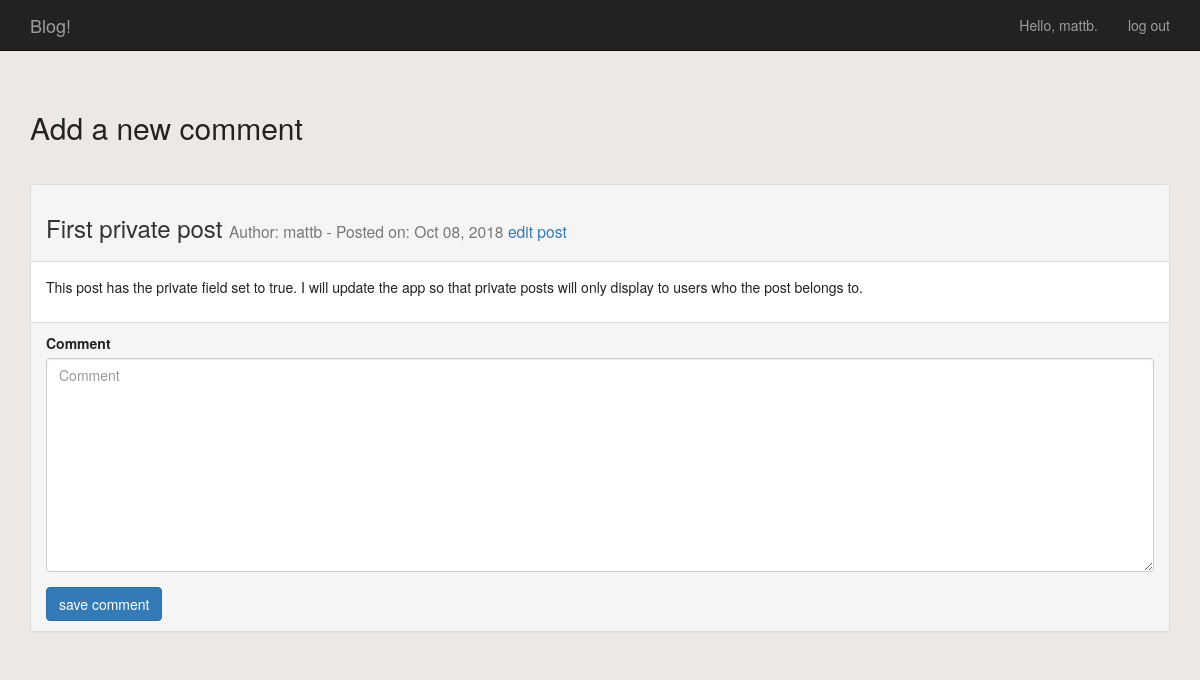
The app's page /7/new_comment (signed in), older data.
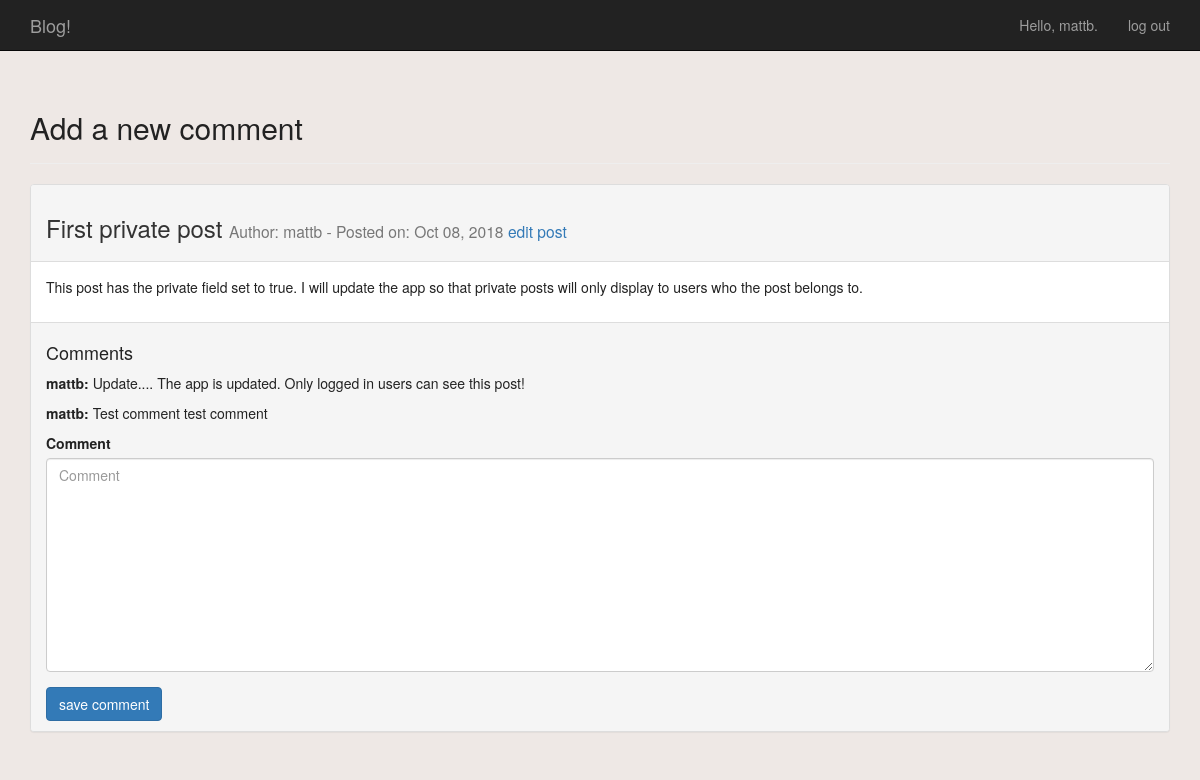
The same page, newer data.
### blog/models.py (models this page shows)
class Comment(models.Model):
	content = models.TextField()
	posted_on = models.DateTimeField(auto_now_add=True)
	author = models.ForeignKey(User, on_delete=models.CASCADE)
	post = models.ForeignKey('Post', on_delete=models.CASCADE, related_name='comments')
	def __str__(self):
		return self.content

### blog/views.py (the view, shortened to what this page needs)
# urls.py: path('<post_id>/new_comment', views.new_comment, name='new_comment'),
@login_required
def new_comment(request, post_id):
	post = Post.objects.get(id=post_id)
	if request.method != 'POST':
		form = CommentForm()
	context = {'post': post, 'form': form}
	return render(request, 'blog/new_comment.html', context)

### blog/forms.py
class CommentForm(forms.ModelForm):
	class Meta:
		model = Comment
		fields = ['content']
		labels = {
			'content': 'Comment',
			}
		widgets = {
			'content': forms.Textarea(attrs={'cols': 80}),
			}

### blog/models.py (called while the page is built)
	def __str__(self):
		return self.title

### blog/templates/blog/new_comment.html (shortened to what this page needs)
{% extends 'blog/base.html' %}
{% load bootstrap3 %}
{% block header %}
  <h2>Add a new comment</h2>
{% endblock header %}
{% block content %}
  <div class="panel panel-default">
    <div class="panel-heading">
	  <h3>
		{{ post }}
		<small>
		  Author: {{ post.author }} - Posted on: {{ post.posted_on|date:'M d, Y' }} <a href="{% url 'blog:edit_post' post.id %}">edit post</a>
		</small>
	  </h3>
	</div>
	<div class="panel-body">
	  {{ post.content|linebreaks }}
	</div>
	<div class="panel-footer">
	  {% if post.comments.count > 0 %}
		<h4>Comments</h4>
	    {% for comment in post.comments.all %}
		  <p><strong>{{ comment.author }}:</strong> {{ comment }}</p>
	    {% endfor %}
	  {% endif %}
      <form action="{% url 'blog:new_comment' post.id %}" method='post' class="form">
	    {% bootstrap_form form %}
	    {% buttons %}
	      <button name="submit" class="btn btn-primary">save comment</button>
	    {% endbuttons %}
      </form>
 	</div>
   </div>
{% endblock content %}

Row changes from the older to the newer data that the page shows:
added Comment: author "mattb", content "Update.... The app is updated. Only logged in users can see this post!"
added Comment: author "mattb", content "Test comment test comment"
Text that changed along with them:
text now shown: "Comments"
